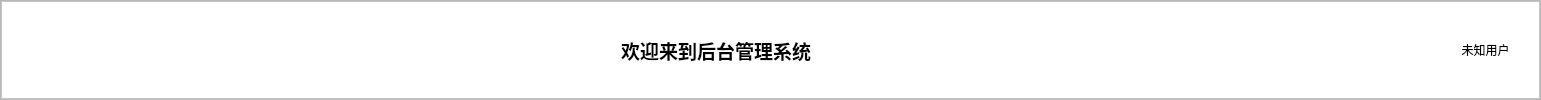
          <widget class="QFrame" name="frame_5">
           <property name="sizePolicy">
            <sizepolicy hsizetype="Expanding" vsizetype="Expanding">
             <horstretch>10</horstretch>
             <verstretch>1</verstretch>
            </sizepolicy>
           </property>
           <property name="styleSheet">
            <string notr="true"/>
           </property>
           <property name="frameShape">
            <enum>QFrame::StyledPanel</enum>
           </property>
           <property name="frameShadow">
            <enum>QFrame::Raised</enum>
           </property>
           <property name="lineWidth">
            <number>1</number>
           </property>
           <layout class="QHBoxLayout" name="horizontalLayout_6">
            <property name="spacing">
             <number>0</number>
            </property>
            <property name="leftMargin">
             <number>0</number>
            </property>
            <property name="topMargin">
             <number>0</number>
            </property>
            <property name="rightMargin">
             <number>0</number>
            </property>
            <property name="bottomMargin">
             <number>0</number>
            </property>
            <item>
             <widget class="QFrame" name="frame_6">
              <property name="styleSheet">
               <string notr="true">background-color: rgb(255, 255, 255);</string>
              </property>
              <property name="frameShape">
               <enum>QFrame::StyledPanel</enum>
              </property>
              <property name="frameShadow">
               <enum>QFrame::Raised</enum>
              </property>
              <layout class="QHBoxLayout" name="horizontalLayout_3">
               <property name="spacing">
                <number>0</number>
               </property>
               <property name="leftMargin">
                <number>0</number>
               </property>
               <property name="topMargin">
                <number>0</number>
               </property>
               <property name="rightMargin">
                <number>12</number>
               </property>
               <property name="bottomMargin">
                <number>0</number>
               </property>
               <item>
                <spacer name="horizontalSpacer_2">
                 <property name="orientation">
                  <enum>Qt::Horizontal</enum>
                 </property>
                 <property name="sizeHint" stdset="0">
                  <size>
                   <width>619</width>
                   <height>20</height>
                  </size>
                 </property>
                </spacer>
               </item>
               <item>
                <widget class="QLabel" name="label">
                 <property name="font">
                  <font>
                   <family>华文细黑</family>
                   <pointsize>-1</pointsize>
                   <weight>75</weight>
                   <italic>false</italic>
                   <bold>true</bold>
                  </font>
                 </property>
                 <property name="styleSheet">
                  <string notr="true">
font-size: 19px;</string>
                 </property>
                 <property name="text">
                  <string>欢迎来到后台管理系统</string>
                 </property>
                </widget>
               </item>
               <item>
                <spacer name="horizontalSpacer">
                 <property name="orientation">
                  <enum>Qt::Horizontal</enum>
                 </property>
                 <property name="sizeHint" stdset="0">
                  <size>
                   <width>619</width>
                   <height>20</height>
                  </size>
                 </property>
                </spacer>
               </item>
               <item>
                <layout class="QHBoxLayout" name="horizontalLayout_2">
                 <property name="spacing">
                  <number>0</number>
                 </property>
                 <property name="leftMargin">
                  <number>11</number>
                 </property>
                 <property name="rightMargin">
                  <number>4</number>
                 </property>
                 <item>
                  <widget class="QLabel" name="label_userAvatar">
                   <property name="enabled">
                    <bool>true</bool>
                   </property>
                   <property name="maximumSize">
                    <size>
                     <width>35</width>
                     <height>35</height>
                    </size>
                   </property>
                   <property name="styleSheet">
                    <string notr="true"/>
                   </property>
                   <property name="text">
                    <string/>
                   </property>
                   <property name="pixmap">
                    <pixmap resource="icon.qrc">:/img/img/kk.jpg</pixmap>
                   </property>
                   <property name="scaledContents">
                    <bool>true</bool>
                   </property>
                   <property name="alignment">
                    <set>Qt::AlignCenter</set>
                   </property>
                  </widget>
                 </item>
                 <item>
                  <widget class="QPushButton" name="pushButton_mian_username">
                   <property name="minimumSize">
                    <size>
                     <width>75</width>
                     <height>23</height>
                    </size>
                   </property>
                   <property name="maximumSize">
                    <size>
                     <width>160</width>
                     <height>23</height>
                    </size>
                   </property>
                   <property name="layoutDirection">
                    <enum>Qt::RightToLeft</enum>
                   </property>
                   <property name="autoFillBackground">
                    <bool>false</bool>
                   </property>
                   <property name="styleSheet">
                    <string notr="true">QPushButton{

	border: 0px;
    font:12px;

}



</string>
                   </property>
                   <property name="text">
                    <string>未知用户</string>
                   </property>
                   <property name="icon">
                    <iconset resource="icon.qrc">
                     <normaloff>:/img/img/展开.png</normaloff>:/img/img/展开.png</iconset>
                   </property>
                   <property name="iconSize">
                    <size>
                     <width>12</width>
                     <height>12</height>
                    </size>
                   </property>
                   <property name="flat">
                    <bool>false</bool>
                   </property>
                  </widget>
                 </item>
                </layout>
               </item>
              </layout>
             </widget>
            </item>
           </layout>
          </widget>
